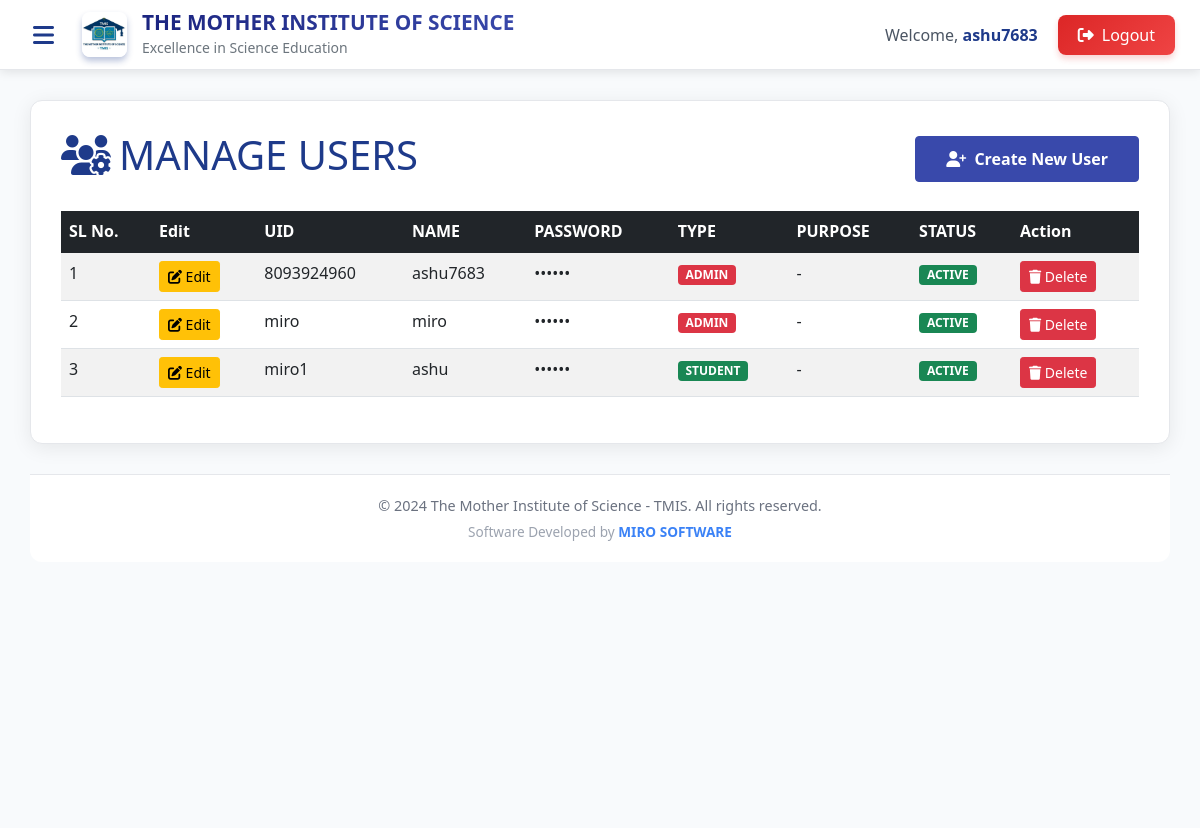
Screenshot of /manage-users/ (signed in) with the database file from the repository.
### institute/models.py (models this page shows, shortened)
class CustomUser(AbstractUser):
    USER_TYPE_CHOICES = (
        ('admin', 'Admin'),
        ('user', 'User'),
        ('student', 'Student'),
    )
    uid = models.CharField(max_length=50, unique=True)
    mobile = models.CharField(max_length=15, blank=True, null=True)
    user_type = models.CharField(max_length=10, choices=USER_TYPE_CHOICES, default='student')
    status = models.CharField(max_length=20, default='active')
    created_at = models.DateTimeField(auto_now_add=True)

### institute/views.py (the view)
# urls.py: path('manage-users/', views.manage_users, name='manage_users'),
@login_required
def manage_users(request):
    if request.user.user_type != 'admin':
        return redirect('home')
    users = CustomUser.objects.all().order_by('id')
    return render(request, 'institute/manage_users.html', {'users': users})

### templates/institute/manage_users.html (shortened to what this page needs)
{% extends 'institute/base.html' %}
{% block content %}
<div class="content-card">
    <div class="d-flex justify-content-between align-items-center mb-4">
        <h1 style="color: #1e3a8a;">
            <i class="fas fa-users-cog me-2"></i>MANAGE USERS
        </h1>
        <a href="{% url 'register' %}" class="btn btn-primary">
            <i class="fas fa-user-plus me-1"></i> Create New User
        </a>
    </div>
    <div class="table-responsive">
        <table class="table table-striped table-hover">
            <thead class="table-dark">
                <tr>
                    <th>SL No.</th>
                    <th>Edit</th>
                    <th>UID</th>
                    <th>NAME</th>
                    <th>PASSWORD</th>
                    <th>TYPE</th>
                    <th>PURPOSE</th>
                    <th>STATUS</th>
                    <th>Action</th>
                </tr>
            </thead>
            <tbody>
                {% for user in users %}
                <tr>
                    <td>{{ forloop.counter }}</td>
                    <td>
                        <button class="btn btn-sm btn-warning" data-bs-toggle="modal" data-bs-target="#editModal{{ user.id }}">
                            <i class="fas fa-edit"></i> Edit
                        </button>
                    </td>
                    <td>{{ user.uid }}</td>
                    <td>{{ user.username }}</td>
                    <td>••••••</td>
                    <td>
                        <span class="badge bg-{% if user.user_type == 'admin' %}danger{% elif user.user_type == 'student' %}success{% else %}info{% endif %}">
                            {{ user.user_type|upper }}
                        </span>
                    </td>
                    <td>{{ user.store_name|default:"-" }}</td>
                    <td>
                        <span class="badge bg-{% if user.status == 'active' %}success{% else %}secondary{% endif %}">
                            {{ user.status|upper }}
                        </span>
                    </td>
                    <td>
                        <button class="btn btn-sm btn-danger delete-btn"
                                data-user-id="{{ user.id }}"
                                data-user-name="{{ user.username }}">
                            <i class="fas fa-trash"></i> Delete
                        </button>
                    </td>
                </tr>
                {% empty %}
                <tr>
                    <td colspan="9" class="text-center">No users found</td>
                </tr>
                {% endfor %}
            </tbody>
        </table>
    </div>
</div>
{% endblock %}

### templates/institute/base.html (shortened to what this page needs)
{% load static %}
<!DOCTYPE html>
<html lang="en">
<head>
    <link href="https://cdn.jsdelivr.net/npm/bootstrap@5.1.3/dist/css/bootstrap.min.css" rel="stylesheet">
    <link rel="stylesheet" href="https://cdnjs.cloudflare.com/ajax/libs/font-awesome/6.4.0/css/all.min.css">
</head>
<body>
    <nav class="top-navbar">
        <div class="left-section">
            <button class="menu-toggle" id="menuToggle">
                <i class="fas fa-bars"></i>
            </button>
            <div class="logo-container">
                <img src="./../../media/logo/tmis_logo.jpeg"
                        alt="TMIS Logo"
                        class="logo-img">
                <div>
                    <div class="institute-name">THE MOTHER INSTITUTE OF SCIENCE</div>
                    <small class="text-muted">Excellence in Science Education</small>
                </div>
            </div>
        </div>
        <div class="user-menu">
            {% if user.is_authenticated %}
                <div class="welcome-text">
                    Welcome, <strong>{{ user.username }}</strong>
                </div>
                <a href="{% url 'logout' %}" class="logout-btn">
                    <i class="fas fa-sign-out-alt"></i>
                    Logout
                </a>
            {% else %}
                <div class="welcome-text">
                    Welcome to TMIS Portal
                </div>
            {% endif %}
        </div>
    </nav>
    <main class="main-content">
        {% block content %}{% endblock %}
        {% block copyright %}
        {% if request.path != '/' %}
        <div class="copyright-footer">
            &copy; 2024 The Mother Institute of Science - TMIS. All rights reserved.
            <div class="developed-by">
                Software Developed by <strong>MIRO SOFTWARE</strong>
            </div>
        </div>
        {% endif %}
        {% endblock %}
    </main>
</body>
</html>

### templates/institute/base.html (style rules this page uses)
:root { --primary-color: #1a237e; --secondary-color: #283593; --accent-color: #3949ab; --light-color: #e8eaf6; --dark-color: #0d47a1; }
.logo-container { display: flex; align-items: center; gap: 10px; }
.logo-img { height: 50px; width: auto; }
.btn-primary { background-color: var(--accent-color); border-color: var(--accent-color); padding: 10px 30px; font-weight: 600; }
.institute-name { font-family: 'Segoe UI', Tahoma, Geneva, Verdana, sans-serif; font-size: 1.8rem; background: linear-gradient(45deg, #1a237e, #3949ab); -webkit-background-clip: text; -webkit-text-fill-color: transparent; font-weight: bold; }
:root { --sidebar-width: 250px; --sidebar-bg: #1e3a8a; --sidebar-hover: #2563eb; --sidebar-active: #3b82f6; --header-height: 70px; }
* { margin: 0; padding: 0; box-sizing: border-box; }
body { font-family: 'Segoe UI', Tahoma, Geneva, Verdana, sans-serif; background-color: #f8fafc; min-height: 100vh; }
.top-navbar { position: fixed; top: 0; left: 0; right: 0; height: var(--header-height); background: white; box-shadow: 0 2px 10px rgba(0, 0, 0, 0.1); z-index: 1000; display: flex; align-items: center; justify-content: space-between; padding: 0 25px; border-bottom: 1px solid #e5e7eb; }
.left-section { display: flex; align-items: center; gap: 20px; }
.menu-toggle { background: none; border: none; font-size: 1.5rem; color: #1e3a8a; cursor: pointer; padding: 8px; border-radius: 5px; transition: all 0.3s ease; }
.logo-container { display: flex; align-items: center; gap: 15px; }
.logo-img { height: 45px; width: 45px; border-radius: 8px; background: linear-gradient(135deg, #1e3a8a, #3b82f6); display: flex; align-items: center; justify-content: center; color: white; font-weight: bold; font-size: 1.2rem; box-shadow: 0 4px 6px rgba(30, 58, 138, 0.3); }
.institute-name { font-size: 1.3rem; font-weight: 700; color: #1e3a8a; line-height: 1.2; }
.user-menu { display: flex; align-items: center; gap: 20px; }
.welcome-text { color: #4b5563; font-weight: 500; }
.welcome-text strong { color: #1e3a8a; }
.logout-btn { background: linear-gradient(135deg, #dc2626, #ef4444); color: white; border: none; padding: 8px 20px; border-radius: 8px; font-weight: 500; text-decoration: none; transition: all 0.3s ease; display: flex; align-items: center; gap: 8px; box-shadow: 0 4px 6px rgba(220, 38, 38, 0.2); }
.main-content { margin-top: var(--header-height); padding: 30px; min-height: calc(100vh - var(--header-height)); background: #f8fafc; }
.content-card { background: white; border-radius: 12px; box-shadow: 0 4px 20px rgba(0, 0, 0, 0.08); padding: 30px; margin-bottom: 30px; border: 1px solid #e5e7eb; }
.copyright-footer { text-align: center; padding: 20px; color: #6b7280; font-size: 0.9rem; border-top: 1px solid #e5e7eb; margin-top: 30px; background: white; border-radius: 0 0 12px 12px; }
.developed-by { text-align: center; margin-top: 5px; font-size: 0.85rem; color: #9ca3af; }
.developed-by strong { color: #3b82f6; }

### rows the page displays
CustomUser: username "ashu7683", uid "8093924960", user_type "ADMIN", store_name "-", status "ACTIVE"
CustomUser: uid "miro", username "miro", user_type "ADMIN", store_name "-", status "ACTIVE"
CustomUser: uid "miro1", username "ashu", user_type "STUDENT", store_name "-", status "ACTIVE"
